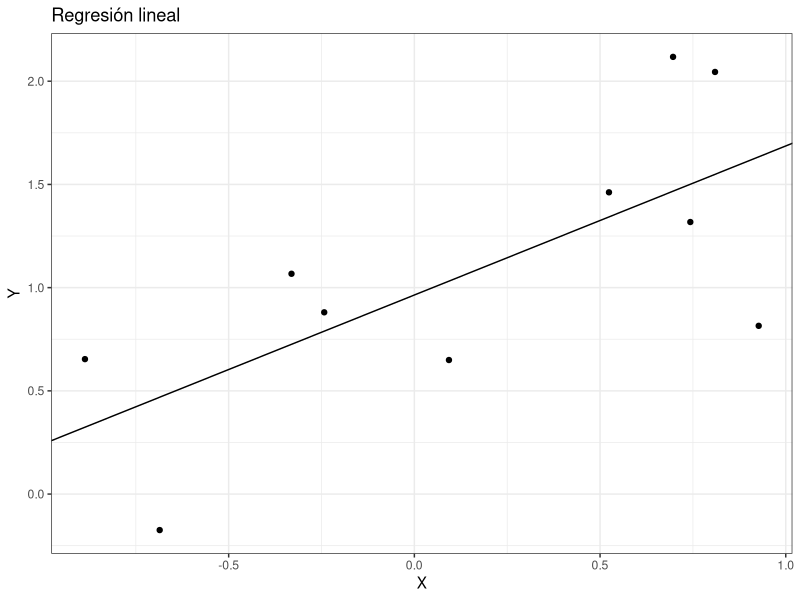

Write R code to recreate this figure. (Note: this script raises an error after producing the figure.)
# Descenso en la dirección del gradiente
rm(list=ls())

# Carga de librerías
library(ggplot2)

# Datos a ajustar. n muestras en intervalo [-1, 1]
ns <- c(10)
E <- matrix(0, 4, 4) # Vector para almacenar el error cuadrático medio
T <- matrix(0, 4, 4) # Vector para almacenar el tiempo consumido
e <- 0 
for (n in ns) {
e <- e + 1
x0 <- rep(c(1), n)
x1 <- runif(n = n, min = -1, max = 1)
X <- as.matrix(cbind(x0, x1))
error <- rnorm(n = n, 0, 0.5)
Y <- as.matrix(x0 + x1 + error)

# Solución cerrada
datos <- data.frame(x = X[,2], y = Y)
sc <- lm(y ~ x, data = datos)
g0 <- ggplot(datos, aes(x, y)) +
  geom_point(alpha = 1) +
  geom_abline(intercept = sc$coefficients[1], slope = sc$coefficients[2], col = "black") +
  xlab("X") + ylab("Y") +
  ggtitle("Regresión lineal") +
  theme_bw()

# Descenso en la dirección del gradiente (batch)
etas <- c(0.2, 0.1, 0.01, 0.001)
iteraciones <- 10 
comparaciones <- data.frame()
for (eta in etas) {
  start.time <- Sys.time()
  W <- c(rnorm(1), rnorm(1)) # Inicialización de parametros a estimar
  J <- rep(0, iteraciones) # Vector para almacenar los valores que toma la función de coste
  I <- rep(0, iteraciones) # Vector para almacenar los valores que toma el indicador de iteración
  C <- rep(0, iteraciones) # Vector para almacenar los valores que toma el color
  for (i in 1:iteraciones) {
    delta = c(0, 0) # Inicialización del error de ajuste
    for (j in 1:n) { # Iteramos sobre el conjunto global de muestras
      delta <- delta + (Y[j,] - (t(X[j,]) %*% W)) * X[j,] # Calculo de estimadores
      J[i] <- J[i] +  ((t(X[j,]) %*% W) - Y[j,])^2 # Cálculo de la función de coste
    }
    W <- W + eta * delta # Actualización de estimadores
    I[i] <- i 
    J[i] <- J[i] / (2 * n) # Valor de la función de coste para esta iteración
    abline(W, col = "orange")
    if (eta == 0.2) { g0 <- g0 + geom_abline(intercept = W[1], slope = W[2], col="red", alpha = 0.3) }
    if (eta == 0.1) { g0 <- g0 + geom_abline(intercept = W[1], slope = W[2], col="green", alpha = 0.3) }
    if (eta == 0.01) { g0 <- g0 + geom_abline(intercept = W[1], slope = W[2], col="blue", alpha = 0.3) }
    if (eta == 0.001) { g0 <- g0 + geom_abline(intercept = W[1], slope = W[2], col="brown", alpha = 0.3) }
  }
  if (eta == 0.2) { comparaciones <- rbind(comparaciones, data.frame(I, J, C = "red")) } 
  if (eta == 0.1) { comparaciones <- rbind(comparaciones, data.frame(I, J, C = "green")) } 
  if (eta == 0.01) { comparaciones <- rbind(comparaciones, data.frame(I, J, C = "blue")) } 
  if (eta == 0.001) { comparaciones <- rbind(comparaciones, data.frame(I, J, C = "brown")) } 
  if (eta == 0.2) { g0 <- g0 + geom_abline(intercept = W[1], slope = W[2], col="red") }
  if (eta == 0.1) { g0 <- g0 + geom_abline(intercept = W[1], slope = W[2], col="green") }
  if (eta == 0.01) { g0 <- g0 + geom_abline(intercept = W[1], slope = W[2], col="blue") }
  if (eta == 0.001) { g0 <- g0 + geom_abline(intercept = W[1], slope = W[2], col="brown") }
  end.time <- Sys.time()
  if (eta == 0.2) { E[e, 1] <- J[i]; T[e, 1] <- end.time - start.time }
  if (eta == 0.1) { E[e, 2] <- J[i]; T[e, 2] <- end.time - start.time }
  if (eta == 0.01) { E[e, 3] <- J[i]; T[e, 3] <- end.time - start.time }
  if (eta == 0.001) { E[e, 4] <- J[i]; T[e, 4] <- end.time - start.time }
}
g0 <- g0 +geom_abline(intercept = sc$coefficients[1], slope = sc$coefficients[2], col = "black")
print(g0)

g1 <- ggplot(comparaciones, aes(I, J, colour=C)) +
  geom_point(alpha = 1) +
  xlim(0, iteraciones) + ylim(0, 3000) +
  scale_colour_manual(name  ="Tasa de aprendizaje", values= c("red", "green", "blue", "brown"), labels=c("0.2", "0.1", "0.01", "0.001")) +
  xlab("Iteraciones") + ylab("Error cuadrático (Escala logarítmica)") +
  ggtitle("Minimización del error cuadrático medio") +
  scale_y_log10() +
  theme_bw()
print(g1)

}
